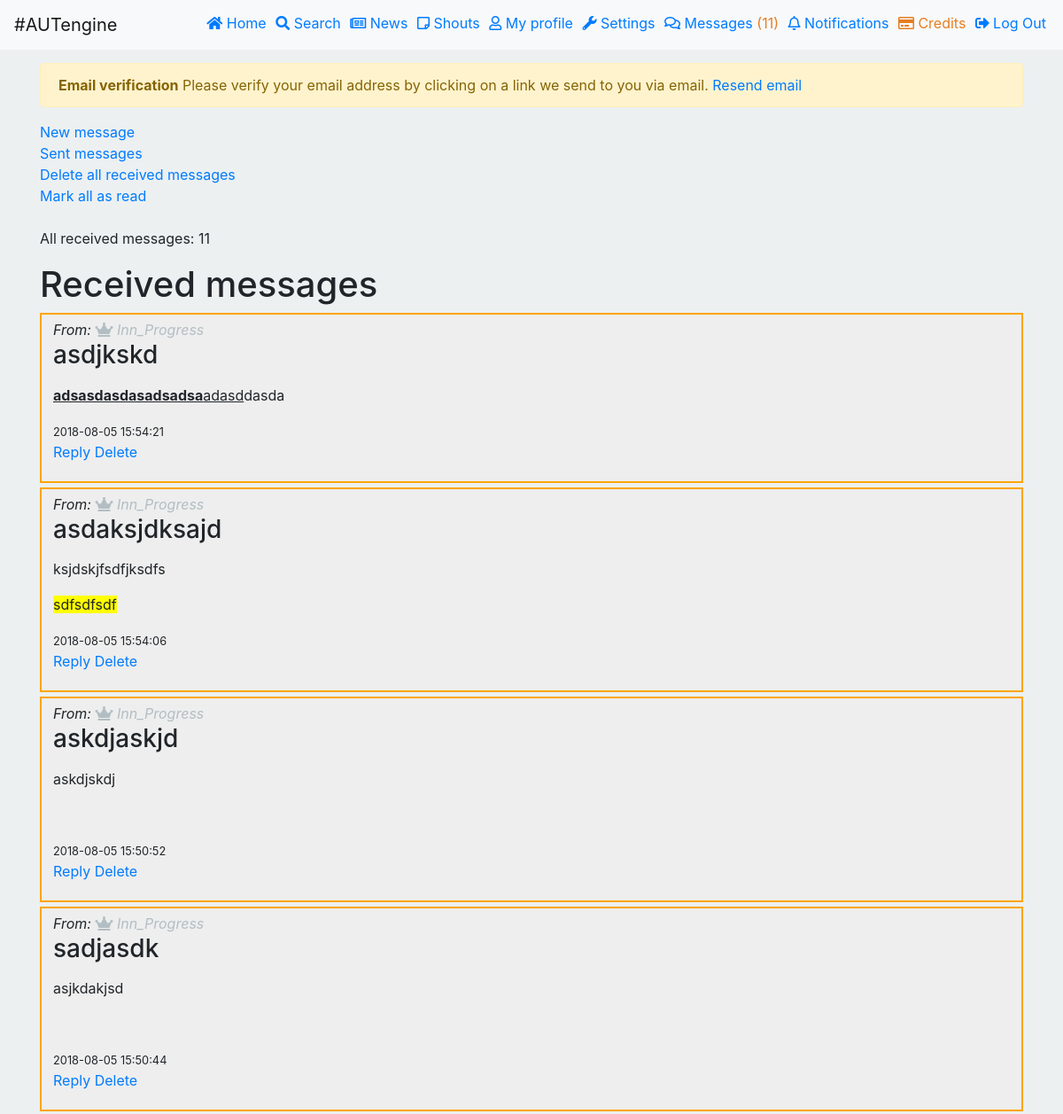
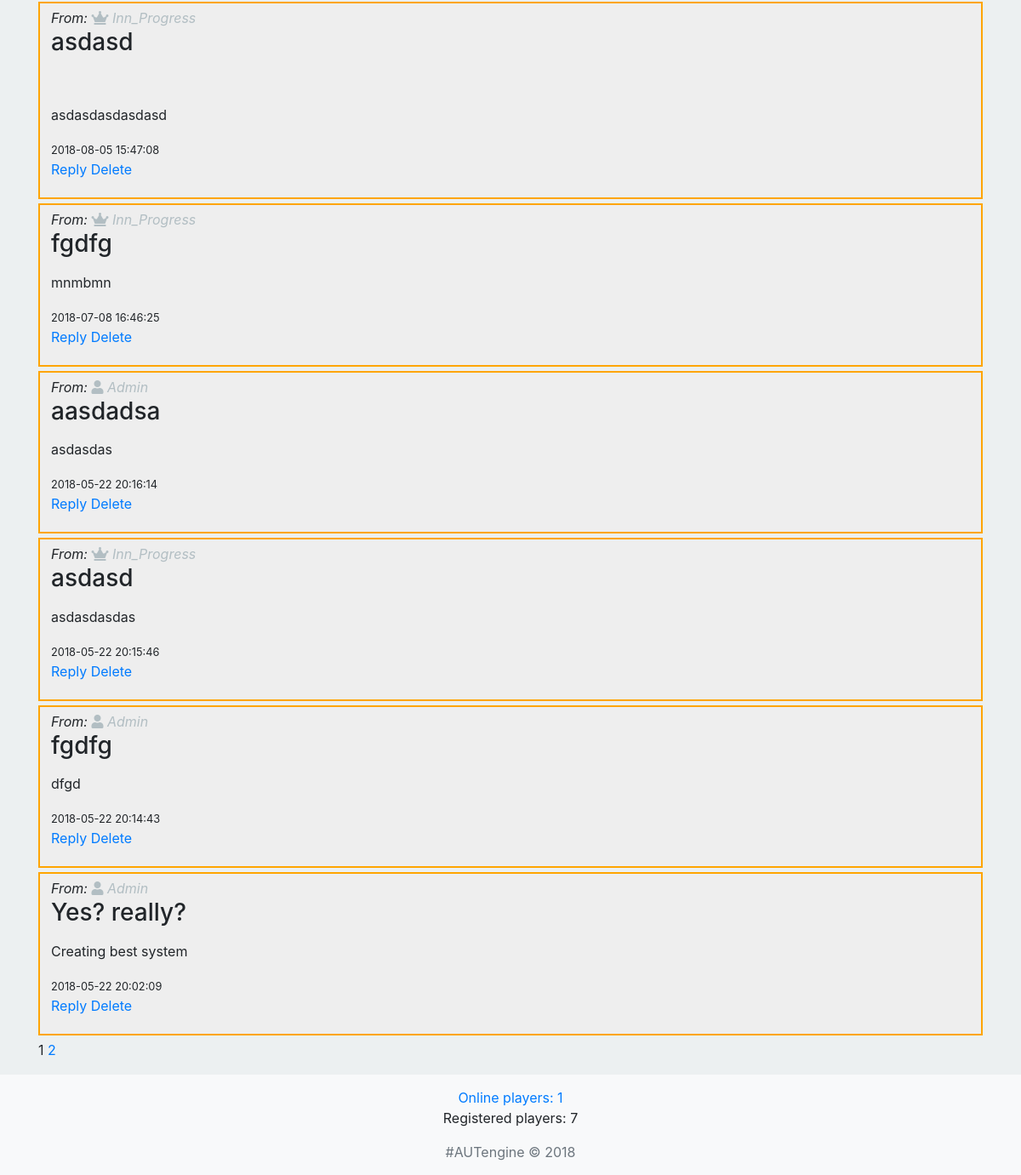
/messages.php (signed in), run on the app's committed database (2 pictures, top to bottom).
### tables this page shows
CREATE TABLE `messages` (
  `ID` int(11) NOT NULL,
  `senderID` int(11) NOT NULL DEFAULT '0',
  `receiverID` int(11) NOT NULL,
  `title` text NOT NULL,
  `content` text NOT NULL,
  `sentTime` int(11) NOT NULL,
  `msgOwner` int(11) NOT NULL,
  `msgRead` tinyint(1) NOT NULL DEFAULT '0'
);

CREATE TABLE `users` (
  `ID` int(11) NOT NULL,
  `username` text NOT NULL,
  `email` text NOT NULL,
  `emailVerified` tinyint(1) NOT NULL DEFAULT '0',
  `password` varchar(255) NOT NULL,
  `registrationIP` varchar(15) NOT NULL DEFAULT 'notfound',
  `lastIP` varchar(15) NOT NULL DEFAULT 'notfound',
  `role` tinyint(1) NOT NULL DEFAULT '0',
  `registerDate` int(11) NOT NULL,
  `loginDate` int(11) NOT NULL DEFAULT '0',
  `miniMsg` text,
  `errorMsg` text,
  `lastShout` int(11) NOT NULL DEFAULT '0',
  `mute` int(11) NOT NULL DEFAULT '0',
  `lastPage` varchar(100) NOT NULL DEFAULT 'home.php',
  `lastComment` int(11) NOT NULL DEFAULT '0',
  `credits` int(11) NOT NULL DEFAULT '10',
  `vip` int(11) NOT NULL DEFAULT '0'
);

### src/classes/User.php (called while the page is built, shortened)
<?php
class User
{
  static function loadSInfo($id = null, $table = "bans") {
  	global $connection;
  	$query = "SELECT * FROM `".$table."` WHERE `userID`='".mysqli_real_escape_string($connection, $id)."'";
  	$query = mysqli_query($connection, $query);
  	$row = mysqli_fetch_array($query);
  	return $row;
  }
}
?>

### messages.php (the view, shortened to what this page needs)
<?php
	require "scripts/connection.php";
	require "scripts/mainFuncs.php";
	$page = 1;
	$sPage = $page;
	if($sPage <= 1) $sPage = 0;
	else {
		$sPage --;
		$sPage *= 10;
	}
	$sPageMax = $sPage + 10;
	$allMessages = 0;
	$messagesText = "";
	if(array_key_exists('type', $_GET)) {
		if($_GET['type'] == "received") {
			$messagesText .= '
			<a href="newMessage.php">New message</a> <br>
			<a href="messages.php?type=sent">Sent messages</a><br>
			<a href="messages.php?act=delete&ID=all&type='.$_GET['type'].'">Delete all received messages</a> <br>
			<a href="messages.php?read=all">Mark all as read</a> <br><br>
			';
			$allMessages = mysqli_num_rows(mysqli_query($connection, "SELECT * FROM `messages` WHERE `receiverID`='".$_SESSION['userID']."' AND `msgOwner`='".$_SESSION['userID']."'"));
			$messagesText .= '<p>All received messages: '.$allMessages.'</p>';
			$messagesText .= '<h1>Received messages</h1>';
			$query = "SELECT * FROM `messages` WHERE `receiverID`='".$_SESSION['userID']."' AND `msgOwner`='".$_SESSION['userID']."' ORDER BY `ID` DESC LIMIT ".$sPage.", ".$sPageMax;
			$getMessages = mysqli_query($connection, $query);
			if(mysqli_num_rows($getMessages) < 1) {
				$messagesText .= "<p>You don't have any messages</p>";
			} else {
				while($row = mysqli_fetch_array($getMessages))
				{
					$new = "";
					if($row['msgRead'] == 0) {
	 					$new = "newSmth";
	 				}
					$messagesText .= '
					<section class="messageSection '.$new.'">
						<em>From: '.userLink($row['senderID']).'</em>
						<h3>'.htmlspecialchars($row['title']).'</h3>
						<p>'.($row['content']).'</p>
						<small>'.date("Y-m-d H:i:s", $row['sentTime']).'</small>
						<p>
							<a href="replyMsg.php?ID='.$row['ID'].'">Reply</a>
							<a href="messages.php?act=delete&ID='.$row['ID'].'&type=received">Delete</a>
						</p>
					</section>
					';
				}
			}
		} else if($_GET['type'] == "sent") {
			$messagesText .= '
			<a href="newMessage.php">New message</a> <br>
			<a href="messages.php?type=received">Received messages</a> <br>
			<a href="messages.php?act=delete&ID=all&type='.$_GET['type'].'">Delete all sent messages</a> <br><br>
			';
			$allMessages = mysqli_num_rows(mysqli_query($connection, "SELECT * FROM `messages` WHERE `senderID`='".$_SESSION['userID']."' AND `msgOwner`='".$_SESSION['userID']."'"));
			$messagesText .= '<p>All sent messages: '.$allMessages.'</p>';
			$messagesText .= '<h1>Sent messages</h1>';
			$query = "SELECT * FROM `messages` WHERE `senderID`='".$_SESSION['userID']."' AND `msgOwner`='".$_SESSION['userID']."' ORDER BY `ID` DESC LIMIT ".$sPage.", ".$sPageMax;
			$getMessages = mysqli_query($connection, $query);
			if(mysqli_num_rows($getMessages) < 1 && $page != 1) {
				header("location: messages.php?type=sent");
			}
			if(mysqli_num_rows($getMessages) < 1) {
				$messagesText .= "<p>You don't have any messages</p>";
			} else {
				while($row = mysqli_fetch_array($getMessages))
				{
					$messagesText .= '
					<section class="messageSection">
						<em>To: '.userLink($row['receiverID']).'</em>
						<h3>'.htmlspecialchars($row['title']).'</h3>
						<p>'.($row['content']).'</p>
						<small>'.date("Y-m-d H:i:s", $row['sentTime']).'</small>
						<p>
							<a href="replyMsg.php?ID='.$row['ID'].'">Reply</a>
							<a href="messages.php?act=delete&ID='.$row['ID'].'&type=sent">Delete</a>
						</p>
					</section>
					';
				}
			}
		}
	}
?>
<!DOCTYPE html>
<html>
<?php include("html/head.php"); ?>
<body>
	<?php include("html/header.php"); ?>
	<?php
		echo $messagesText;
		echo $page;
		if($sPageMax < $allMessages) echo ' <a href="messages.php?type='.$_GET['type'].'&page='.($page+1).'">'.($page+1).'</a> ';
	?>
	<?php include("html/footer.php"); ?>
</body>
</html>

### scripts/mainFuncs.php (shortened to what this page needs)
<?php
$connection -> query("DELETE FROM `user_online` WHERE `time`<'".(time() - 600)."'");
$connection -> query("DELETE FROM `bans` WHERE `time` - '".time()."' < 1 AND `time` != '-1'");
$connection -> query("DELETE FROM `mutes` WHERE `time` - '".time()."' < 1");
function userLink($id) {
	global $connection;
	$query = "SELECT `username`, `loginDate`, `role`, `vip` FROM `users` WHERE `ID`='".mysqli_real_escape_string($connection, $id)."'";
	$query = mysqli_query($connection, $query);
	$row = mysqli_fetch_array($query);
	$addClasses = "";
	$icon = '<i class="fas fa-user"></i>';
	if($row['role'] == 2 || $row['role'] == 3) $icon = '<i class="fas fa-screwdriver"></i>';
	else if($row['role'] == 4) {
		$icon = '<i class="fas fa-crown"></i>';
	}
	if(time() - $row['loginDate'] > 864000) $addClasses = "class='muted-text'";
	if(!empty(User::loadSInfo($id, "bans"))) {
		$addClasses = "class='banned-text danger'";
		$icon = '<i class="fas fa-ban"></i>';
	}
	return "<a ".$addClasses." href='user.php?ID=".$id."'>".$icon." ".htmlspecialchars($row['username'])."</a>";
}
?>

### styles/default.css (style rules this page uses)
body { min-width: 1050px; }
.messageSection, .notificationsSection { border: 1px solid grey; box-sizing: border-box; word-wrap: break-word; }
.newSmth { border: 2px solid orange; }
.muted-text { color: #b2bec3; }

### styles/custom.css (style rules this page uses)
html { position: relative; min-height: 100%; }
body { background-color: #ecf0f1; margin-bottom: 120px; }
.messageSection, .notificationsSection { padding: 5px 13px; margin: 5px 0; background-color: #EEE; }

### data on the page
messages: users.username "Inn_Progress", title "asdjkskd", content "adsasdasdasadsadsa adasd dasda", sentTime "2018-08-05 15:54:21"
messages: users.username "Inn_Progress", title "asdaksjdksajd", content "ksjdskjfsdfjksdfs sdfsdfsdf", sentTime "2018-08-05 15:54:06"
messages: users.username "Inn_Progress", title "askdjaskjd", content "askdjskdj", sentTime "2018-08-05 15:50:52"
messages: users.username "Inn_Progress", title "sadjasdk", content "asjkdakjsd", sentTime "2018-08-05 15:50:44"
messages: users.username "Inn_Progress", title "asdasd", content "asdasdasdasdasd", sentTime "2018-08-05 15:47:08"
messages: users.username "Inn_Progress", title "fgdfg", content "mnmbmn", sentTime "2018-07-08 16:46:25"
messages: users.username "Admin", title "aasdadsa", content "asdasdas", sentTime "2018-05-22 20:16:14"
messages: users.username "Inn_Progress", title "asdasd", content "asdasdasdas", sentTime "2018-05-22 20:15:46"
messages: users.username "Admin", title "fgdfg", content "dfgd", sentTime "2018-05-22 20:14:43"
messages: users.username "Admin", title "Yes? really?", content "Creating best system", sentTime "2018-05-22 20:02:09"

### other printed values
$unreadMessages "11"
$allMessages "11"
$page "1"
$page+1 "2"
User::onlineUsers() "1"
registeredPlayers() "7"
